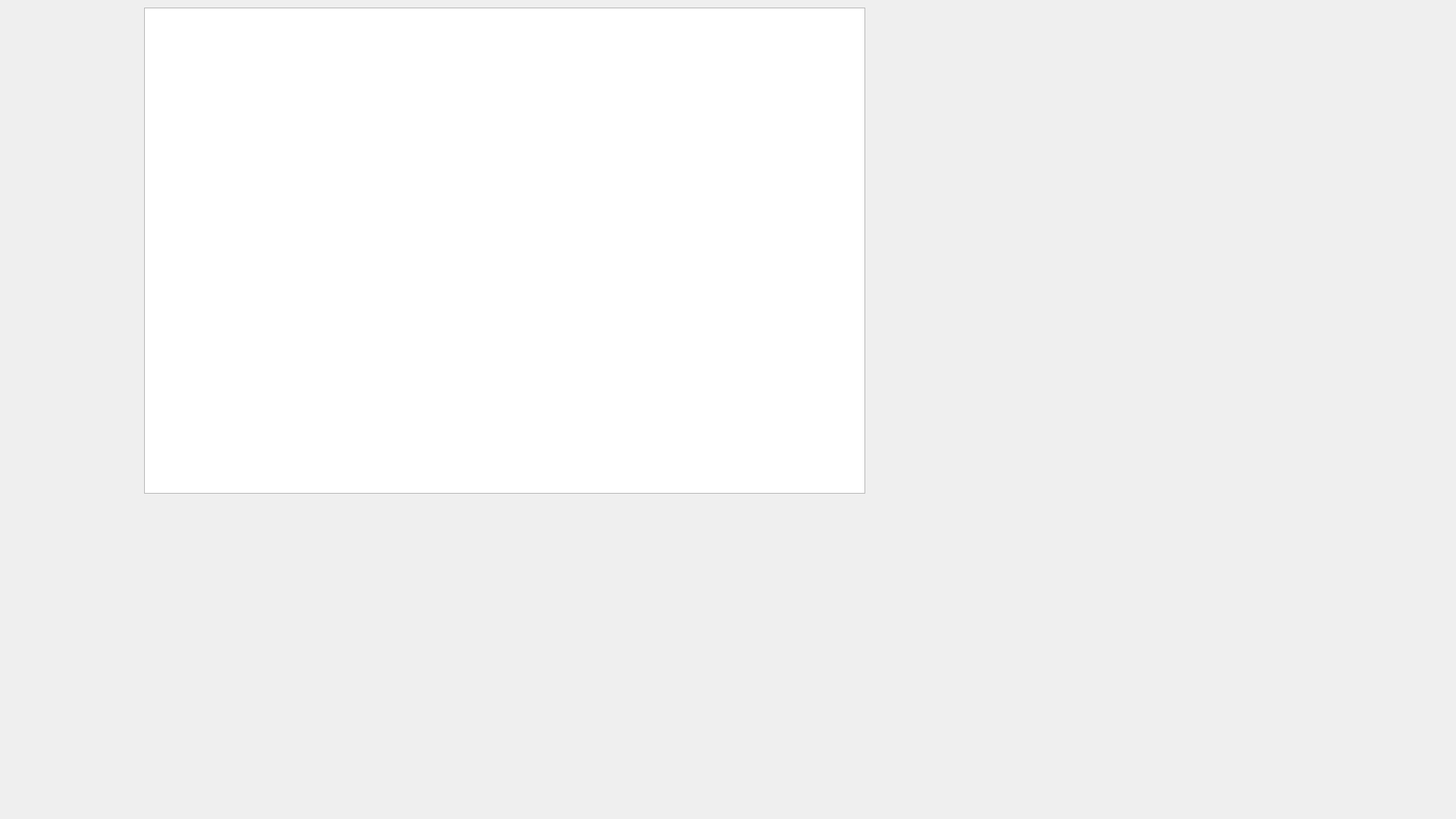
<?xml version="1.0" encoding="UTF-8"?>
<ui version="4.0">
 <class>wiiwindow</class>
 <widget class="QWidget" name="wiiwindow">
  <property name="geometry">
   <rect>
    <x>0</x>
    <y>0</y>
    <width>1920</width>
    <height>1080</height>
   </rect>
  </property>
  <property name="windowTitle">
   <string>Form</string>
  </property>
  <widget class="QGraphicsView" name="graphicsView">
   <property name="geometry">
    <rect>
     <x>190</x>
     <y>10</y>
     <width>951</width>
     <height>641</height>
    </rect>
   </property>
  </widget>
  <widget class="QLabel" name="label">
   <property name="geometry">
    <rect>
     <x>0</x>
     <y>0</y>
     <width>181</width>
     <height>111</height>
    </rect>
   </property>
   <property name="styleSheet">
    <string notr="true">background-image: url(:/pictures/Pictures/ezgif.com-gif-maker);</string>
   </property>
   <property name="text">
    <string/>
   </property>
   <property name="pixmap">
    <pixmap resource="pictures.qrc">:/pictures/Pictures/ezgif.com-gif-maker</pixmap>
   </property>
   <property name="scaledContents">
    <bool>true</bool>
   </property>
  </widget>
  <widget class="QLabel" name="label_2">
   <property name="geometry">
    <rect>
     <x>1150</x>
     <y>70</y>
     <width>671</width>
     <height>501</height>
    </rect>
   </property>
   <property name="styleSheet">
    <string notr="true">background-image: url(:/pictures/Pictures/wiifront.png);</string>
   </property>
   <property name="text">
    <string/>
   </property>
   <property name="pixmap">
    <pixmap resource="pictures.qrc">:/pictures/Pictures/wiifront.png</pixmap>
   </property>
   <property name="scaledContents">
    <bool>true</bool>
   </property>
  </widget>
  <widget class="QLabel" name="label_3">
   <property name="geometry">
    <rect>
     <x>370</x>
     <y>660</y>
     <width>561</width>
     <height>341</height>
    </rect>
   </property>
   <property name="styleSheet">
    <string notr="true">background-image: url(:/pictures/Pictures/wiiback.png);</string>
   </property>
   <property name="text">
    <string/>
   </property>
   <property name="pixmap">
    <pixmap resource="pictures.qrc">:/pictures/Pictures/wiiback.png</pixmap>
   </property>
   <property name="scaledContents">
    <bool>true</bool>
   </property>
  </widget>
 </widget>
 <resources>
  <include location="test.qrc"/>
 </resources>
 <connections/>
</ui>
